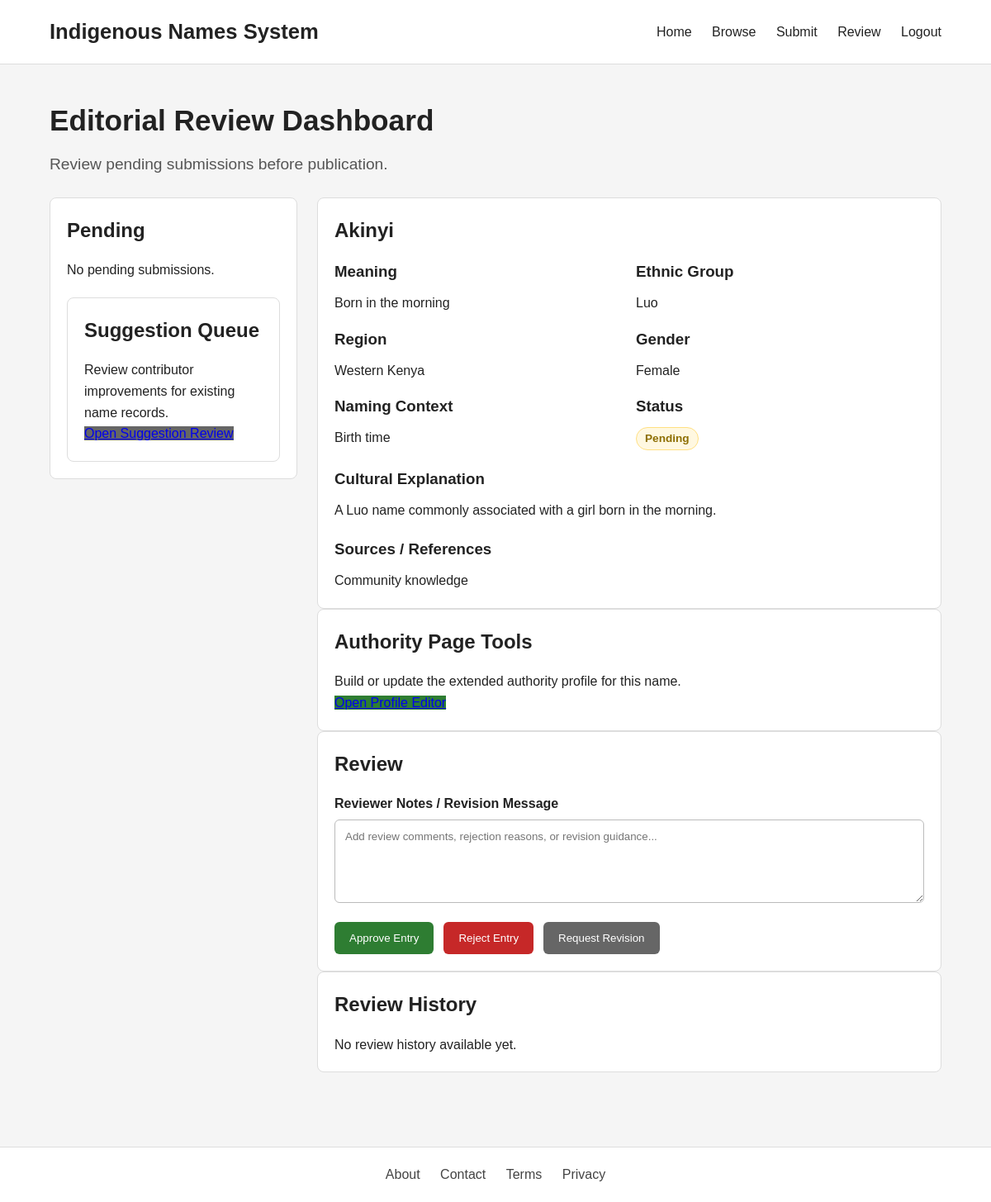
The app's page /admin-review.php?id=1 (signed in) with its own data.
### tables this page shows
CREATE TABLE IF NOT EXISTS name_entries (
    id INT AUTO_INCREMENT PRIMARY KEY,
    name VARCHAR(150) NOT NULL,
    meaning TEXT NOT NULL,
    ethnic_group VARCHAR(150) NOT NULL,
    region VARCHAR(150) DEFAULT NULL,
    gender ENUM('male', 'female', 'unisex', 'other') DEFAULT 'unisex',
    naming_context VARCHAR(255) DEFAULT NULL,
    cultural_explanation TEXT,
    sources TEXT,
    status ENUM('pending', 'approved', 'rejected') NOT NULL DEFAULT 'pending',
    created_by INT DEFAULT NULL,
    created_at TIMESTAMP DEFAULT CURRENT_TIMESTAMP,
    updated_at TIMESTAMP DEFAULT CURRENT_TIMESTAMP ON UPDATE CURRENT_TIMESTAMP,
    CONSTRAINT fk_name_entries_user
        FOREIGN KEY (created_by) REFERENCES users(id)
        ON DELETE SET NULL
);

### public/admin-review.php (the view, shortened to what this page needs)
<?php
require_once __DIR__ . '/../includes/db.php';
$pendingStmt = $pdo->query("
    SELECT id, name, ethnic_group, created_at
    FROM name_entries
    WHERE status = 'pending'
    ORDER BY created_at ASC
");
$pendingEntries = $pendingStmt->fetchAll();
$selectedId = isset($_GET['id']) ? (int)($_GET['id'] ?? 0) : 0;
$selectedEntry = null;
$reviewHistory = [];
if ($selectedId > 0) {
    $detailStmt = $pdo->prepare("
        SELECT id, name, meaning, ethnic_group, region, gender, naming_context,
               cultural_explanation, sources, created_at, status
        FROM name_entries
        WHERE id = :id
        LIMIT 1
    ");
    $detailStmt->execute([':id' => $selectedId]);
    $selectedEntry = $detailStmt->fetch();
    if ($selectedEntry) {
        $historyStmt = $pdo->prepare("
            SELECT r.action, r.notes, r.created_at, u.full_name
            FROM reviews r
            LEFT JOIN users u ON r.reviewer_id = u.id
            WHERE r.entry_id = :entry_id
            ORDER BY r.created_at DESC
        ");
        $historyStmt->execute([':entry_id' => $selectedEntry['id']]);
        $reviewHistory = $historyStmt->fetchAll();
    }
}
require_once __DIR__ . '/../includes/header.php';
?>
<main class="container page-section">
    <section class="detail-hero">
        <h1>Editorial Review Dashboard</h1>
        <p class="detail-meaning">Review pending submissions before publication.</p>
    </section>
    <div class="review-layout">
        <aside class="review-sidebar detail-card">
            <h2>Pending</h2>
            <?php if (!empty($pendingEntries)): ?>
                <div class="pending-list">
                    <?php foreach ($pendingEntries as $entry): ?>
                        <a
                            class="pending-item <?= ((int)$entry['id'] === $selectedId) ? 'pending-item-active' : '' ?>"
                            href="admin-review.php?id=<?= (int)$entry['id'] ?>"
                        >
                            <strong><?= htmlspecialchars($entry['name']) ?></strong><br>
                            <span><?= htmlspecialchars($entry['ethnic_group']) ?></span><br>
                            <small><?= htmlspecialchars($entry['created_at']) ?></small><br>
                            <span class="badge badge-pending">Pending</span>
                        </a>
                    <?php endforeach; ?>
                </div>
            <?php else: ?>
                <p>No pending submissions.</p>
            <?php endif; ?>
            <div class="detail-card" style="margin-top: 20px;">
                <h2>Suggestion Queue</h2>
                <p>Review contributor improvements for existing name records.</p>
                <p><a class="btn-revision" href="review-suggestions.php">Open Suggestion Review</a></p>
            </div>
        </aside>
        <section class="review-main">
            <?php if ($selectedEntry): ?>
                <div class="detail-card">
                    <h2><?= htmlspecialchars($selectedEntry['name']) ?></h2>
                    <div class="detail-grid">
                        <div>
                            <h3>Meaning</h3>
                            <p><?= htmlspecialchars($selectedEntry['meaning']) ?></p>
                        </div>
                        <div>
                            <h3>Ethnic Group</h3>
                            <p><?= htmlspecialchars($selectedEntry['ethnic_group']) ?></p>
                        </div>
                        <div>
                            <h3>Region</h3>
                            <p><?= htmlspecialchars($selectedEntry['region'] ?: 'Not specified') ?></p>
                        </div>
                        <div>
                            <h3>Gender</h3>
                            <p><?= htmlspecialchars(ucfirst($selectedEntry['gender'])) ?></p>
                        </div>
                        <div>
                            <h3>Naming Context</h3>
                            <p><?= htmlspecialchars($selectedEntry['naming_context'] ?: 'Not specified') ?></p>
                        </div>
                        <div>
                            <h3>Status</h3>
                            <p><span class="badge badge-pending">Pending</span></p>
                        </div>
                    </div>
                    <div class="review-block">
                        <h3>Cultural Explanation</h3>
                        <p>
                            <?= $selectedEntry['cultural_explanation']
                                ? nl2br(htmlspecialchars($selectedEntry['cultural_explanation']))
                                : 'No cultural explanation provided.' ?>
                        </p>
                    </div>
                    <div class="review-block">
                        <h3>Sources / References</h3>
                        <p>
                            <?= $selectedEntry['sources']
                                ? nl2br(htmlspecialchars($selectedEntry['sources']))
                                : 'No sources provided.' ?>
                        </p>
                    </div>
                </div>
                <div class="detail-card">
                    <h2>Authority Page Tools</h2>
                    <p>Build or update the extended authority profile for this name.</p>
                    <p><a class="btn-approve" href="edit-profile.php?entry_id=<?= (int)$selectedEntry['id'] ?>">Open Profile Editor</a></p>
                </div>
                <div class="detail-card">
                    <h2>Review</h2>
                    <form method="post" action="admin-review.php?id=<?= (int)$selectedEntry['id'] ?>">
                        <div class="form-group">
                            <label for="notes">Reviewer Notes / Revision Message</label>
                            <textarea
                                id="notes"
                                name="notes"
                                rows="5"
                                placeholder="Add review comments, rejection reasons, or revision guidance..."
                            ></textarea>
                        </div>
                        <div class="review-actions">
                            <button type="submit" name="action" value="approve" class="btn-approve">Approve Entry</button>
                            <button type="submit" name="action" value="reject" class="btn-reject">Reject Entry</button>
                            <button type="submit" name="action" value="request_revision" class="btn-revision">Request Revision</button>
                        </div>
                    </form>
                </div>
                <div class="detail-card">
                    <h2>Review History</h2>
                    <?php if (!empty($reviewHistory)): ?>
                        <div class="history-list">
                            <?php foreach ($reviewHistory as $item): ?>
                                <div class="history-item">
                                    <p><strong>Action:</strong> <?= htmlspecialchars($item['action']) ?></p>
                                    <p><strong>Reviewer:</strong> <?= htmlspecialchars($item['full_name'] ?? 'Unknown') ?></p>
                                    <p><strong>Date:</strong> <?= htmlspecialchars($item['created_at']) ?></p>
                                    <p>
                                        <strong>Notes:</strong>
                                        <?= $item['notes']
                                            ? nl2br(htmlspecialchars($item['notes']))
                                            : 'No notes provided.' ?>
                                    </p>
                                </div>
                            <?php endforeach; ?>
                        </div>
                    <?php else: ?>
                        <p>No review history available yet.</p>
                    <?php endif; ?>
                </div>
            <?php endif; ?>
        </section>
    </div>
</main>
<?php require_once __DIR__ . '/../includes/footer.php'; ?>

### public/assets/css/style.css (style rules this page uses)
* { box-sizing: border-box; margin: 0; padding: 0; font-family: Arial, sans-serif; }
body { background: #f5f5f5; color: #222; line-height: 1.6; }
.container { width: 90%; max-width: 1100px; margin: 0 auto; }
.page-section { padding: 40px 0; }
.filters-panel, .results-panel, .detail-card { background: #fff; border: 1px solid #ddd; border-radius: 8px; padding: 20px; }
.form-group { margin-bottom: 16px; }
.form-group label { display: block; font-weight: bold; margin-bottom: 6px; }
.form-group input, .form-group select, .form-group textarea { width: 100%; padding: 12px; border: 1px solid #bbb; border-radius: 6px; background: #fff; }
.detail-hero { margin-bottom: 24px; }
.detail-hero h1 { font-size: 2.2rem; margin-bottom: 10px; }
.detail-meaning { font-size: 1.2rem; color: #555; }
.detail-grid { display: grid; grid-template-columns: 1fr 1fr; gap: 16px; }
.detail-card h2, .detail-card h3 { margin-bottom: 10px; }
.review-layout { display: grid; grid-template-columns: 300px 1fr; gap: 24px; align-items: start; }
.review-sidebar h2, .review-main h2 { margin-bottom: 16px; }
.review-block { margin-top: 20px; }
.review-actions { display: flex; gap: 12px; flex-wrap: wrap; margin-top: 14px; }
.review-actions button { padding: 12px 18px; border: none; border-radius: 6px; color: #fff; cursor: pointer; }
.btn-approve { background: #2e7d32; }
.btn-reject { background: #c62828; }
.btn-revision { background: #666; }
.badge { display: inline-block; padding: 6px 10px; border-radius: 999px; font-size: 0.85rem; font-weight: bold; line-height: 1; }
.badge-pending { background: #fff8e1; color: #8d6e00; border: 1px solid #ffe082; }

### records on screen
name_entries: name "Akinyi", meaning "Born in the morning", ethnic_group "Luo", region "Western Kenya", gender "Female", naming_context "Birth time", cultural_explanation "A Luo name commonly associated with a girl born in the morning.", sources "Community knowledge"
